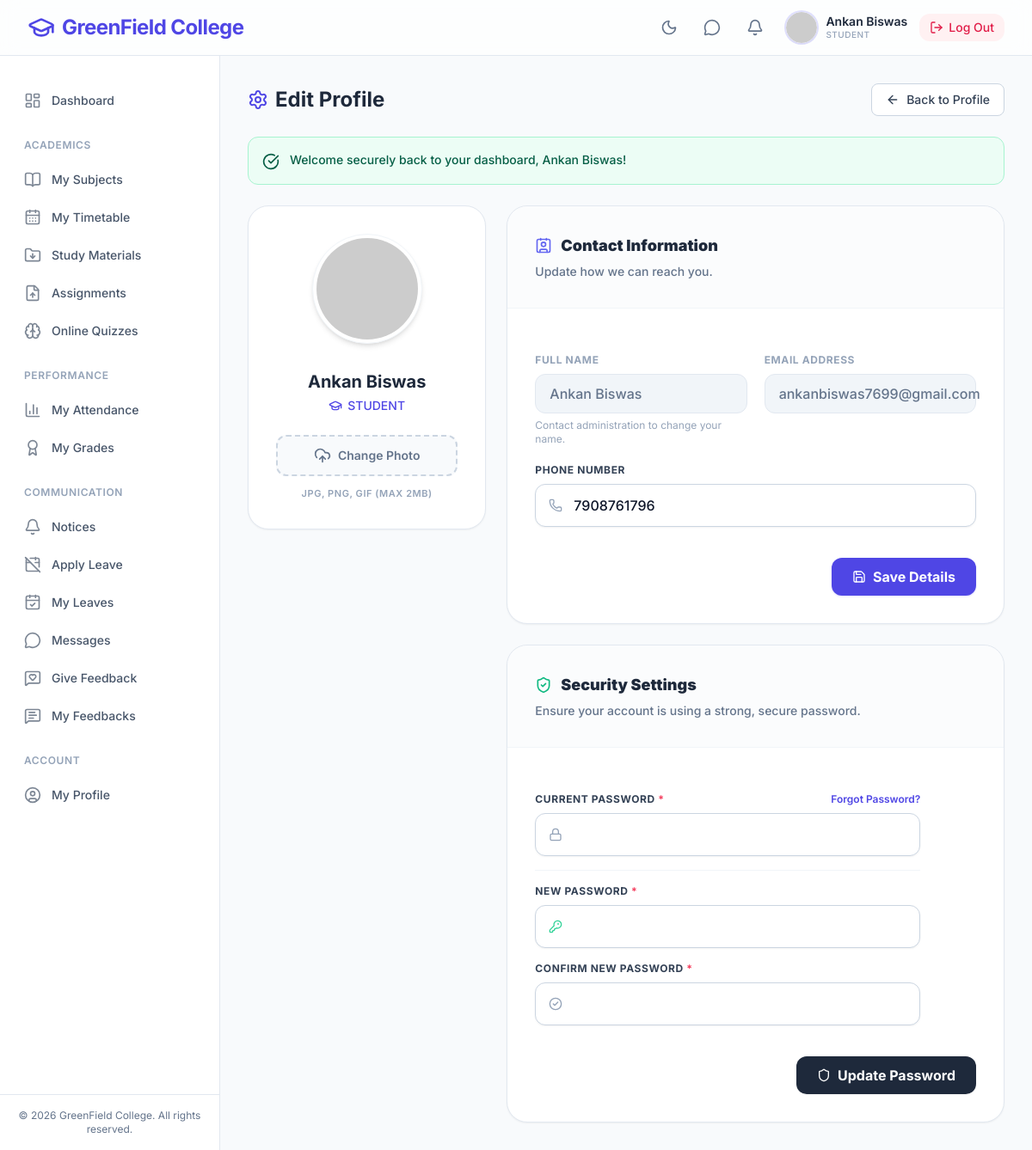
/views/student/edit-profile.php (signed in), run on the app's committed database.
### tables this page shows
CREATE TABLE `students` (
  `id` int(11) NOT NULL AUTO_INCREMENT,
  `name` varchar(100) NOT NULL,
  `email` varchar(100) NOT NULL,
  `password_hash` varchar(255) NOT NULL,
  `phone` varchar(20) DEFAULT NULL,
  `profile_pic` varchar(255) DEFAULT NULL,
  `department_id` int(11) NOT NULL,
  `semester_id` int(11) NOT NULL,
  `roll_number` varchar(50) NOT NULL,
  `registration_number` varchar(50) NOT NULL,
  `status` enum('ACTIVE','INACTIVE') DEFAULT 'ACTIVE',
  `created_at` timestamp NOT NULL DEFAULT current_timestamp(),
  PRIMARY KEY (`id`),
  UNIQUE KEY `email` (`email`),
  UNIQUE KEY `roll_number` (`roll_number`),
  UNIQUE KEY `registration_number` (`registration_number`),
  KEY `semester_id` (`semester_id`),
  KEY `idx_student_email` (`email`),
  KEY `idx_student_dept_sem` (`department_id`,`semester_id`),
  CONSTRAINT `students_ibfk_1` FOREIGN KEY (`department_id`) REFERENCES `departments` (`id`) ON DELETE CASCADE,
  CONSTRAINT `students_ibfk_2` FOREIGN KEY (`semester_id`) REFERENCES `semesters` (`id`) ON DELETE CASCADE
);

### includes/helpers.php (called while the page is built, shortened)
<?php
function get_flash_message() {
    if (isset($_SESSION['flash_message'])) {
        $msg = $_SESSION['flash_message'];
        return $msg;
    }
    return null;
}

### views/student/edit-profile.php (the view, shortened to what this page needs)
<?php
require_once __DIR__ . '/../../includes/helpers.php';
$db = Database::getInstance()->getConnection();
$userId = $_SESSION['user_id'];
$stmt = $db->prepare("
    SELECT s.name, s.email, s.phone, s.status, s.profile_pic,
           d.dept_name, sem.semester_number
    FROM students s
    JOIN departments d ON s.department_id = d.id
    JOIN semesters sem ON s.semester_id = sem.id
    WHERE s.id = ?
");
$stmt->execute([$userId]);
$user = $stmt->fetch(PDO::FETCH_ASSOC);
require_once __DIR__ . '/../../includes/header.php';
?>
<main class="flex-1 overflow-y-auto p-4 sm:p-6 lg:p-8 bg-slate-50 dark:bg-slate-900 transition-colors duration-200">
    <div class="max-w-4xl mx-auto space-y-6">
        <div class="flex items-center justify-between">
            <h1 class="text-2xl font-bold text-slate-800 dark:text-white flex items-center gap-2">
                <i data-lucide="settings" class="w-6 h-6 text-indigo-600 dark:text-indigo-400"></i> Edit Profile
            </h1>
            <a href="<?= BASE_URL ?>/views/student/view-profile.php" class="inline-flex items-center gap-2 px-4 py-2 bg-white dark:bg-slate-800 border border-slate-300 dark:border-slate-600 rounded-lg text-sm font-medium text-slate-700 dark:text-slate-200 hover:bg-slate-50 dark:hover:bg-slate-700 transition-colors">
                <i data-lucide="arrow-left" class="w-4 h-4"></i> Back to Profile
            </a>
        </div>
        <?php
        $flash = get_flash_message();
        if ($flash):
            $bgClass = $flash['type'] === 'success' ? 'bg-emerald-50 text-emerald-800 border-emerald-200 dark:bg-emerald-900/30 dark:text-emerald-400 dark:border-emerald-800' : 'bg-rose-50 text-rose-800 border-rose-200 dark:bg-rose-900/30 dark:text-rose-400 dark:border-rose-800';
            $icon = $flash['type'] === 'success' ? 'check-circle' : 'alert-circle';
        ?>
            <div class="p-4 rounded-xl border flex items-start gap-3 <?= $bgClass ?>">
                <i data-lucide="<?= $icon ?>" class="w-5 h-5 shrink-0 mt-0.5"></i>
                <p class="text-sm font-medium"><?= htmlspecialchars($flash['message']) ?></p>
            </div>
        <?php endif; ?>
        <div class="grid grid-cols-1 md:grid-cols-3 gap-6">
            <div class="md:col-span-1 space-y-6">
                <div class="bg-white dark:bg-slate-800 rounded-3xl shadow-sm border border-slate-200 dark:border-slate-700 p-8 text-center relative overflow-hidden group">
                    <div class="relative z-10 inline-block mb-6">
                        <div class="w-32 h-32 rounded-full p-1 bg-white dark:bg-slate-800 shadow-md border border-slate-100 dark:border-slate-700 mx-auto group-hover:scale-105 transition-transform">
                            <?php if ($user['profile_pic']): ?>
                                <img src="<?= BASE_URL ?>/uploads/profiles/<?= htmlspecialchars($user['profile_pic']) ?>" alt="Profile Picture" class="w-full h-full rounded-full object-cover">
                            <?php else: ?>
                                <img src="https://ui-avatars.com/api/?name=<?= urlencode($user['name']) ?>&background=4f46e5&color=fff&bold=true&size=128" alt="Profile Avatar" class="w-full h-full rounded-full object-cover">
                            <?php endif; ?>
                        </div>
                    </div>
                    <h2 class="text-xl font-bold text-slate-800 dark:text-white mb-1"><?= htmlspecialchars($user['name']) ?></h2>
                    <p class="text-indigo-600 dark:text-indigo-400 font-medium text-sm mb-6 flex items-center justify-center gap-1.5">
                        <i data-lucide="graduation-cap" class="w-4 h-4"></i> STUDENT
                    </p>
                    <form action="<?= BASE_URL ?>/views/student/edit-profile.php" method="POST" enctype="multipart/form-data">
                        <div class="flex items-center justify-center w-full">
                            <label for="profile_pic" class="flex flex-col items-center justify-center w-full h-12 border-2 border-slate-300 border-dashed rounded-xl cursor-pointer bg-slate-50 dark:bg-slate-800/50 hover:bg-slate-100 dark:hover:bg-slate-700 dark:border-slate-600 transition-colors group/upload">
                                <div class="flex items-center justify-center gap-2 text-slate-500 dark:text-slate-400 group-hover/upload:text-indigo-600 dark:group-hover/upload:text-indigo-400">
                                    <i data-lucide="upload-cloud" class="w-5 h-5"></i>
                                    <p class="text-sm font-semibold">Change Photo</p>
                                </div>
                            </label>
                        </div>
                        <p class="text-[11px] text-slate-400 dark:text-slate-500 mt-3 uppercase tracking-wider font-semibold">JPG, PNG, GIF (Max 2MB)</p>
                    </form>
                </div>
            </div>
            <div class="md:col-span-2 space-y-6">
                <div class="bg-white dark:bg-slate-800 rounded-3xl shadow-sm border border-slate-200 dark:border-slate-700 overflow-hidden">
                    <div class="p-6 sm:p-8 border-b border-slate-100 dark:border-slate-700/50 bg-slate-50/50 dark:bg-slate-800/50">
                        <h3 class="text-lg font-black text-slate-800 dark:text-white flex items-center gap-2.5">
                            <i data-lucide="contact" class="w-5 h-5 text-indigo-500"></i> Contact Information
                        </h3>
                        <p class="text-sm text-slate-500 dark:text-slate-400 mt-1.5 font-medium">Update how we can reach you.</p>
                    </div>
                    <form action="<?= BASE_URL ?>/views/student/edit-profile.php" method="POST" class="p-6 sm:p-8 space-y-5">
                        <div class="grid grid-cols-1 sm:grid-cols-2 gap-5">
                            <div>
                                <label class="block text-xs font-bold text-slate-400 dark:text-slate-500 uppercase tracking-wider mb-2">Full Name</label>
                                <div class="px-4 py-2.5 bg-slate-100 dark:bg-slate-800/50 border border-slate-200 dark:border-slate-700 rounded-xl text-slate-500 dark:text-slate-400 font-medium cursor-not-allowed">
                                    <?= htmlspecialchars($user['name']) ?>
                                </div>
                                <p class="text-xs text-slate-400 mt-1.5">Contact administration to change your name.</p>
                            </div>
                            <div>
                                <label class="block text-xs font-bold text-slate-400 dark:text-slate-500 uppercase tracking-wider mb-2">Email Address</label>
                                <div class="px-4 py-2.5 bg-slate-100 dark:bg-slate-800/50 border border-slate-200 dark:border-slate-700 rounded-xl text-slate-500 dark:text-slate-400 font-medium cursor-not-allowed">
                                    <?= htmlspecialchars($user['email']) ?>
                                </div>
                            </div>
                            <div class="sm:col-span-2">
                                <label for="phone" class="block text-xs font-bold text-slate-700 dark:text-slate-300 uppercase tracking-wider mb-2">Phone Number</label>
                                <div class="relative">
                                    <div class="absolute inset-y-0 left-0 pl-4 flex items-center pointer-events-none">
                                    </div>
                                    <input type="tel" id="phone" name="phone" value="<?= htmlspecialchars($user['phone'] ?? '') ?>" placeholder="+1 (555) 000-0000" class="w-full pl-11 pr-4 py-3 bg-white dark:bg-slate-900 border border-slate-300 dark:border-slate-600 rounded-xl focus:ring-2 focus:ring-indigo-500/50 focus:border-indigo-500 transition-all text-slate-900 dark:text-white font-medium shadow-sm">
                                </div>
                            </div>
                        </div>
                        <div class="pt-4 flex justify-end">
                            <button type="submit" class="inline-flex items-center justify-center px-6 py-2.5 bg-indigo-600 hover:bg-indigo-700 text-white font-bold rounded-xl transition-all focus:outline-none focus:ring-2 focus:ring-offset-2 focus:ring-indigo-500 dark:focus:ring-offset-slate-900 shadow-sm shadow-indigo-600/20 hover:-translate-y-0.5 gap-2">
                                <i data-lucide="save" class="w-4 h-4"></i> Save Details
                            </button>
                        </div>
                    </form>
                </div>
                <div class="bg-white dark:bg-slate-800 rounded-3xl shadow-sm border border-slate-200 dark:border-slate-700 overflow-hidden">
                    <div class="p-6 sm:p-8 border-b border-slate-100 dark:border-slate-700/50 bg-slate-50/50 dark:bg-slate-800/50">
                        <h3 class="text-lg font-black text-slate-800 dark:text-white flex items-center gap-2.5">
                            <i data-lucide="shield-check" class="w-5 h-5 text-emerald-500"></i> Security Settings
                        </h3>
                        <p class="text-sm text-slate-500 dark:text-slate-400 mt-1.5 font-medium">Ensure your account is using a strong, secure password.</p>
                    </div>
                    <form action="<?= BASE_URL ?>/views/student/edit-profile.php" method="POST" class="p-6 sm:p-8 space-y-5">
                        <div class="space-y-4">
                            <div>
                                <div class="flex items-center justify-between max-w-md mb-2">
                                    <label for="current_password" class="block text-xs font-bold text-slate-700 dark:text-slate-300 uppercase tracking-wider">Current Password <span class="text-rose-500">*</span></label>
                                    <a href="<?= BASE_URL ?>/views/auth/forgot-password.php" class="text-xs font-semibold text-indigo-600 dark:text-indigo-400 hover:text-indigo-500 hover:underline transition-colors">Forgot Password?</a>
                                </div>
                                <div class="relative max-w-md">
                                    <div class="absolute inset-y-0 left-0 pl-4 flex items-center pointer-events-none">
                                    </div>
                                    <input type="password" id="current_password" name="current_password" required class="w-full pl-11 pr-4 py-3 bg-white dark:bg-slate-900 border border-slate-300 dark:border-slate-600 rounded-xl focus:ring-2 focus:ring-indigo-500/50 focus:border-indigo-500 transition-all text-slate-900 dark:text-white font-medium shadow-sm">
                                </div>
                            </div>
                            <div class="w-full h-px bg-slate-100 dark:bg-slate-700/50 max-w-md my-4"></div>
                            <div>
                                <label for="new_password" class="block text-xs font-bold text-slate-700 dark:text-slate-300 uppercase tracking-wider mb-2">New Password <span class="text-rose-500">*</span></label>
                                <div class="relative max-w-md">
                                    <div class="absolute inset-y-0 left-0 pl-4 flex items-center pointer-events-none">
                                    </div>
                                    <input type="password" id="new_password" name="new_password" required class="w-full pl-11 pr-4 py-3 bg-white dark:bg-slate-900 border border-slate-300 dark:border-slate-600 rounded-xl focus:ring-2 focus:ring-indigo-500/50 focus:border-indigo-500 transition-all text-slate-900 dark:text-white font-medium shadow-sm">
                                </div>
                            </div>
                            <div>
                                <label for="confirm_password" class="block text-xs font-bold text-slate-700 dark:text-slate-300 uppercase tracking-wider mb-2">Confirm New Password <span class="text-rose-500">*</span></label>
                                <div class="relative max-w-md">
                                    <div class="absolute inset-y-0 left-0 pl-4 flex items-center pointer-events-none">
                                    </div>
                                    <input type="password" id="confirm_password" name="confirm_password" required class="w-full pl-11 pr-4 py-3 bg-white dark:bg-slate-900 border border-slate-300 dark:border-slate-600 rounded-xl focus:ring-2 focus:ring-indigo-500/50 focus:border-indigo-500 transition-all text-slate-900 dark:text-white font-medium shadow-sm">
                                </div>
                            </div>
                        </div>
                        <div class="pt-4 flex justify-end">
                            <button type="submit" class="inline-flex items-center justify-center px-6 py-2.5 bg-slate-800 hover:bg-slate-900 dark:bg-slate-700 dark:hover:bg-slate-600 text-white font-bold rounded-xl transition-all focus:outline-none focus:ring-2 focus:ring-offset-2 focus:ring-slate-500 dark:focus:ring-offset-slate-900 shadow-sm hover:-translate-y-0.5 gap-2">
                                <i data-lucide="shield" class="w-4 h-4"></i> Update Password
                            </button>
                        </div>
                    </form>
                </div>
            </div>
        </div>
    </div>
</main>
<?php require_once __DIR__ . '/../../includes/footer.php'; ?>

### data on the page
students: name "Ankan Biswas", email "ankanbiswas7699@gmail.com", phone "7908761796"

### other printed values
$userName "Ankan Biswas"
$roleName "STUDENT"
$link['label'] "Dashboard"
$link['label'] "ACADEMICS"
$link['label'] "My Subjects"
$link['label'] "My Timetable"
$link['label'] "Study Materials"
$link['label'] "Assignments"
$link['label'] "Online Quizzes"
$link['label'] "PERFORMANCE"
$link['label'] "My Attendance"
$link['label'] "My Grades"
$link['label'] "COMMUNICATION"
$link['label'] "Notices"
$link['label'] "Apply Leave"
